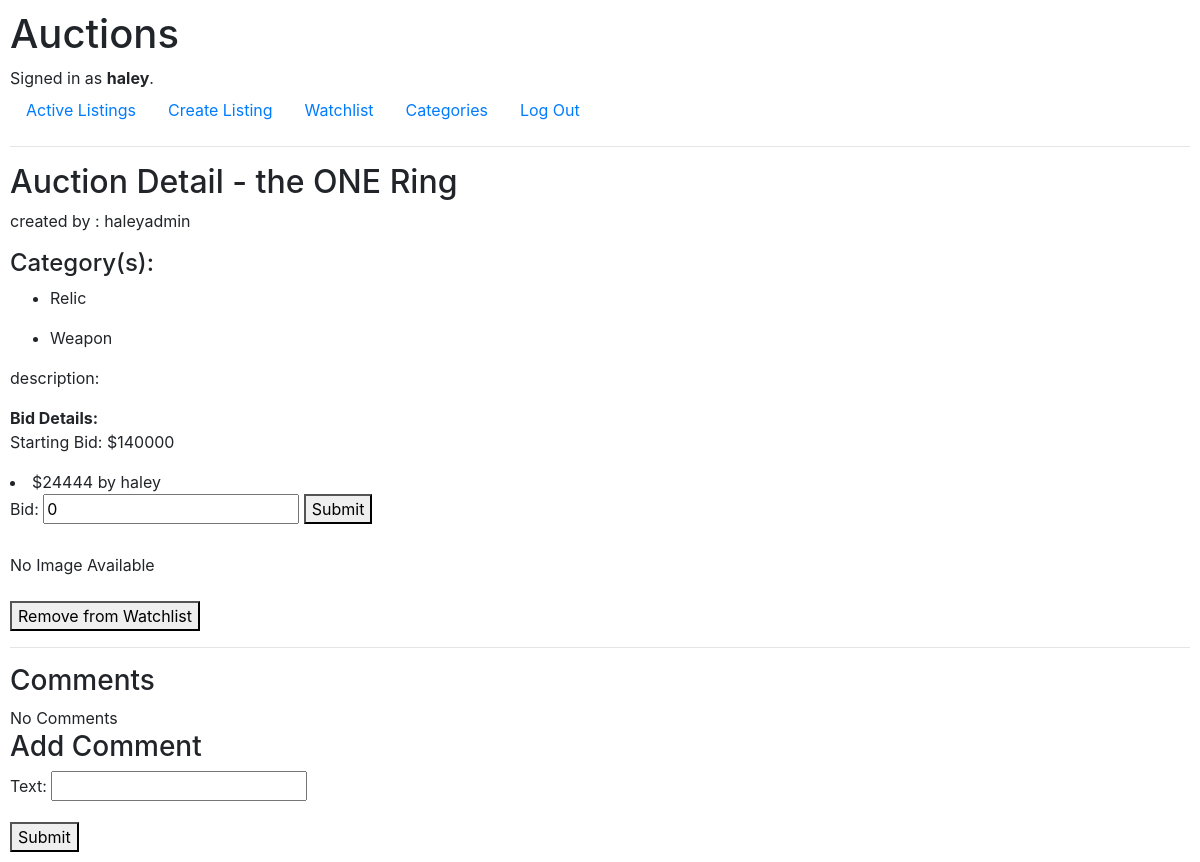
Screenshot of /detail/6/ (signed in) with the database file from the repository.
### auctions/models.py (models this page shows, shortened)
class User(AbstractUser):
    pass

class Auction(models.Model):
    title = models.CharField(max_length=255)
    description = models.CharField(max_length=255)
    start_bid = models.IntegerField(null=True)
    image_url = models.CharField(max_length=255,blank=True, null=True)
    category = models.ManyToManyField(Category,related_name='categories')
    isActive = models.BooleanField(default=True)
    created_by = models.ForeignKey(User, on_delete=models.CASCADE)

class Category(models.Model):
    name = models.CharField(max_length=50)
    class Meta:
        verbose_name_plural= "Categories"

class Bid(models.Model):
    bid = models.IntegerField(default=0)
    auction = models.ForeignKey(Auction,on_delete=models.CASCADE,related_name='auction')
    bid_user = models.ForeignKey(User, on_delete=models.CASCADE)

### auctions/views.py (the view)
# urls.py: path("detail/<int:id>/", views.detail, name="detail"),
@login_required
def detail(request, id):
    user = request.user.id
    listing_creator = request.user
    auctions = Auction.objects.get(id=id)
    watchlist, created = Watchlist.objects.get_or_create(user=request.user)
    comments = Comment.objects.filter(auction=auctions)
    categories = Category.objects.filter(categories=id)
    bid = Bid.objects.filter(auction=auctions)
    highest_bid = Bid.objects.values('auction_id').annotate(max_value=Max('bid'))
    winning_bid_user = Bid.objects.filter(auction_id=id).order_by('-bid').first()
    if request.method == "POST":
        commentform = AddComment(request.POST)
        bidform = BidForm(request.POST)
        if commentform.is_valid():
            commentform = commentform.save(commit=False)
            commentform.auction = Auction.objects.get(id=id)
            commentform.created_by = User.objects.get(username=request.user)
            commentform.save()
            return HttpResponseRedirect('/detail/' + str(id))
        else:
            form = AddComment()
        if bidform.is_valid():
            bid = bidform.save(commit=False)
            bid.auction = Auction.objects.get(id=id)
            bid.bid_user = User.objects.get(username=request.user)
            entered_bid = bidform.cleaned_data['bid']
            last_bid = 0
            for max in highest_bid:
                if max['auction_id'] == auctions.id:
                    last_bid = max['max_value']
            if bid.auction.start_bid and last_bid:
                if entered_bid > last_bid:
                    bid.save()
                else:
                    messages.error(request, "Bid must be higher than previous bid")
            elif bid.auction.start_bid:
                if entered_bid > bid.auction.start_bid:
                    bid.save()
                else:
                    messages.error(request, "Bid must be higher than previous bid")
            return HttpResponseRedirect('/detail/' + str(id))
        else:
            bidform = BidForm()
        if request.method == "POST":
            auctions.isActive = False
            auctions.save()
            return HttpResponseRedirect('/')
    else:
        user = None
    return render(request, 'auctions/detail.html', {
        "commentform": AddComment(),
        "listing_creator":listing_creator,
        "auctions":auctions,
        "watchlist":watchlist,
        "categories":categories,
        "comments":comments,
        "bid": bid,
        "winning_bid_user":winning_bid_user,
        "bidform": BidForm(),
    })

### auctions/views.py
class AddComment(forms.ModelForm):
    class Meta:
        model = Comment
        fields = ['text']

class BidForm(forms.ModelForm):
    class Meta:
        model = Bid
        fields = ['bid']

### auctions/templates/auctions/detail.html (shortened to what this page needs)
{% extends "auctions/layout.html" %} {% block body %}
<h2>Auction Detail - {{auctions.title}}</h2>
<p> created by : {{auctions.created_by}}</p>
<h4>Category(s):</h4>
  {% if categories %}
    {% for category in categories %}
    <ul>
      <li>{{category.name}}</li>
    </ul>
    {% endfor %}
  {% endif %}
<p>description: {{ auction.description }}</p>
<strong>Bid Details:</strong>
<p>Starting Bid: ${{auctions.start_bid}}</p>
{% for bid in bid %}
  <li> ${{bid.bid}} by {{bid.bid_user}} </li>
  {% endfor %}
{% if auctions.isActive %}
  <form method="post">
    {{bidform}}
    <button type="submit">Submit</button>
  </form>
  <br>
  {% endif %}
<div class="listing-image">
  {% if auctions.image_url %}
  <img src="{{auctions.image_url}}" width="500" />
  {% else %} No Image Available {% endif %}
</div>
<br />
<form action="{% url 'edit_watchlist' auctions.id %}" method="post">
  {% if auctions in request.user.watchlist.auctions.all %}
        <button type="submit">Remove from Watchlist</button>
  {% else %}
      <button type="submit">Add to Watchlist</button>
  {% endif %}
</form>
<hr />
<h3>Comments</h3>
{% if comments %}
  {% for comment in comments %}
    {{ comment.text }} by {{comment.created_by}}
<br />
{% endfor %}
 {% else %}
    No Comments
 {% endif %}
<br />
<h3>Add Comment</h3>
<form method="post">
  {% csrf_token %} {{ commentform.as_p }}
  <button type="submit">Submit</button>
</form>
{% endblock %}

### auctions/templates/auctions/layout.html (shortened to what this page needs)
{% load static %}
<!DOCTYPE html>
<html lang="en">
    <head>
        <link rel="stylesheet" href="https://stackpath.bootstrapcdn.com/bootstrap/4.4.1/css/bootstrap.min.css">
        <link href="{% static 'auctions/styles.css' %}" rel="stylesheet">
    </head>
    <body>
        <h1>Auctions</h1>
        <div>
            {% if user.is_authenticated %}
                Signed in as <strong>{{ user.username }}</strong>.
            {% else %}
                Not signed in.
            {% endif %}
        </div>
        <ul class="nav">
            {% if user.is_authenticated %}
            <li class="nav-item">
                <a class="nav-link" href="{% url 'index' %}">Active Listings</a>
            </li>
            <li class="nav-item">
                <a class="nav-link" href="{% url 'add_auction' %}">Create Listing</a>
            </li>
            <li class="nav-item">
                <a class="nav-link" href="{% url 'watchlist' %}">Watchlist</a>
            </li>
            <li class="nav-item">
                <a class="nav-link" href="{% url 'categories' %}">Categories</a>
            </li>
            <li class="nav-item">
                <a class="nav-link" href="{% url 'logout' %}">Log Out</a>
            </li>
            {% endif %}
        </ul>
        <hr>
        {% block body %}
        {% endblock %}
    </body>
</html>

### auctions/static/auctions/styles.css (style rules this page uses)
body { padding: 10px; }

### rows the page displays
User: username "haley"
Auction: title "the ONE Ring", created_by "haleyadmin", start_bid "140000"
Category: name "Relic"
Category: name "Weapon"
Bid: bid "24444", bid_user "haley"
